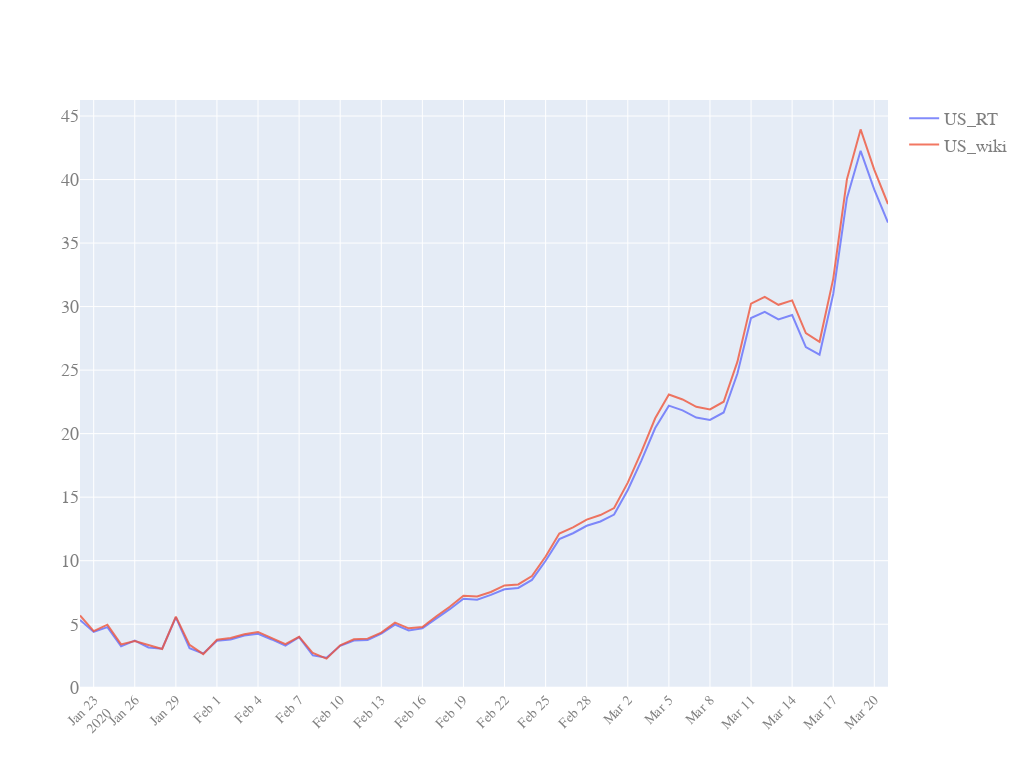

Notebook cell for this chart:
### Code cell
quick_plot(df_analyse.date, df_analyse.iloc[40:,[6,7]], y_scale='linear')
